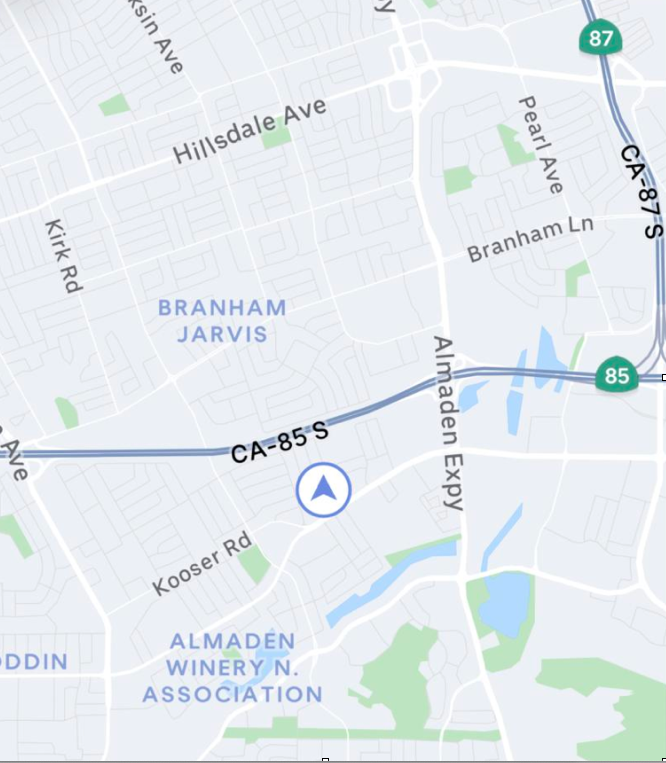
#> input picture 60347865-rotated-boundingbox-color-threshold/1.png, 666 x 763 px
$ python rotated_boundingbox_color_threshold.py
#> lines starting #> are read from the running program, lines starting #| are printed output that depends on the picture; after the words box and inside, x2 and y2 are one past the last pixel; in counts of white or black regions, pixels touching at a corner belong together
import cv2
import numpy as np

# Load image, convert to HSV, color threshold to get mask
image = cv2.imread('1.png')
#> image is the input picture: shape (763, 666, 3); mean B, G, R 239.3, 234.8, 228.3
original = image.copy()
blank = np.zeros(image.shape[:2], dtype=np.uint8)
hsv = cv2.cvtColor(image, cv2.COLOR_BGR2HSV)
#> hsv: shape (763, 666, 3); mean H, S, V 104.4, 13.9, 241
lower = np.array([0, 0, 0])
upper = np.array([179, 255, 165])
mask = cv2.inRange(hsv, lower, upper)
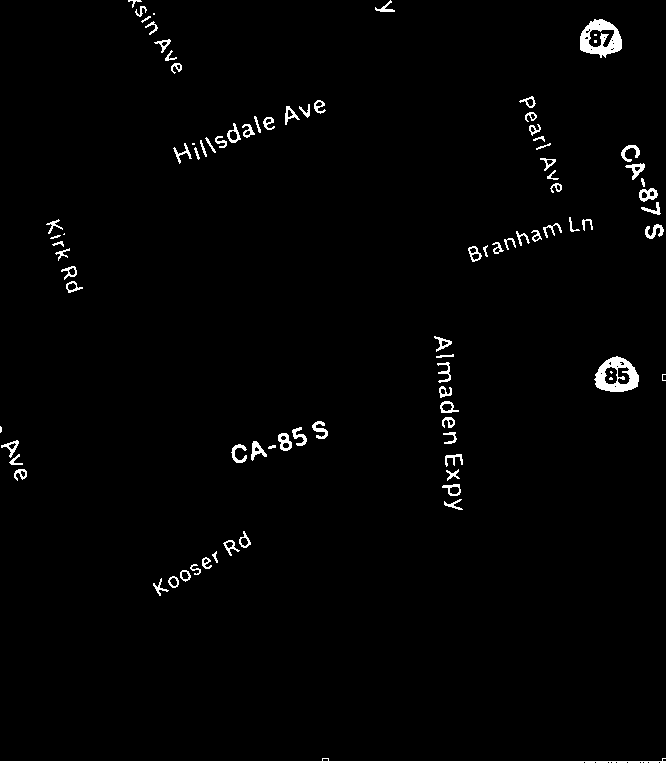
#> mask: shape (763, 666); 1.7% white; 89 white regions (9 under 20 px), largest, box (x1, y1, x2, y2) and area: (0, 758, 666, 763) 1339, (580, 19, 622, 58) 902, (594, 356, 639, 392) 885

# Merge text into a single contour
kernel = cv2.getStructuringElement(cv2.MORPH_RECT, (5,5))
close = cv2.morphologyEx(mask, cv2.MORPH_CLOSE, kernel, iterations=3)
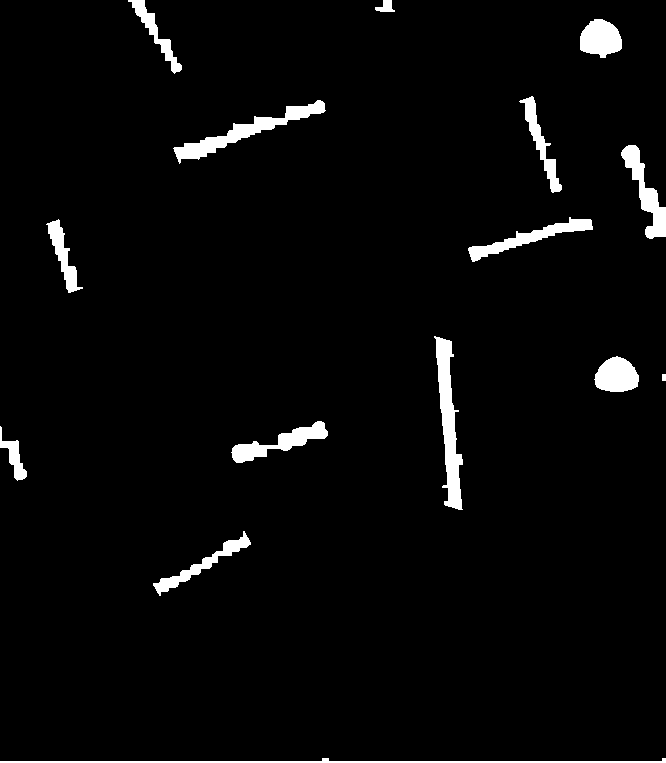
#> close: shape (763, 666); 3.3% white; 15 white regions

# Find contours
cnts = cv2.findContours(close, cv2.RETR_EXTERNAL, cv2.CHAIN_APPROX_SIMPLE)
#> cnts = 15 contours, 1 with area under 20; largest, box (x1, y1, x2, y2) and area: (434, 336, 463, 510) 2114, (173, 100, 326, 164) 1840, (621, 145, 666, 239) 1326, (231, 421, 328, 463) 1275, (468, 217, 593, 262) 1242
cnts = cnts[0] if len(cnts) == 2 else cnts[1]
for c in cnts:
    # Filter using contour area and aspect ratio
    x,y,w,h = cv2.boundingRect(c)
    area = cv2.contourArea(c)
    ar = w / float(h)
    if (ar > 1.4 and ar < 4) or ar < .85 and area > 100:
        # Find rotated bounding box
        rect = cv2.minAreaRect(c)
        box = cv2.boxPoints(rect)
        box = np.int0(box)
        cv2.drawContours(image,[box],0,(36,255,12),2)
        cv2.drawContours(blank,[box],0,(255,255,255),-1)
#> this loop made 15 passes
#> (x, y, w, h, area, ar, rect, box) on passes 2, 3, 4, 7, 8: (153, 531, 98, 65, 954, 1.51, ((201.7, 563.5), (105.8, 15.37), -29.82), [[159, 596], [151, 583], [243, 530], [251, 543]]), (0, 426, 27, 55, 444.5, 0.491, ((11.25, 452.4), (18.94, 56.88), -14.93), [[9, 482], [-5, 427], [13, 422], [27, 477]]), (231, 421, 97, 42, 1275, 2.31, ((279, 442.2), (98.48, 19.46), -16.23), [[234, 465], [228, 446], [323, 419], [328, 437]]), (434, 336, 29, 174, 2113.5, 0.167, ((449.3, 422.4), (21.46, 174.2), -3.05), [[443, 510], [433, 336], [455, 334], [464, 508]]), (46, 219, 37, 74, 783, 0.5, ((63.4, 255.7), (15.5, 73.05), -18.43), [[67, 292], [44, 223], [59, 218], [82, 287]])
#> (x, y, w, h, area, ar) on passes 1, 6, 13: (0, 758, 666, 5, 693.5, 133.2), (594, 356, 45, 36, 1150.5, 1.25), (580, 19, 42, 39, 1153.5, 1.08)
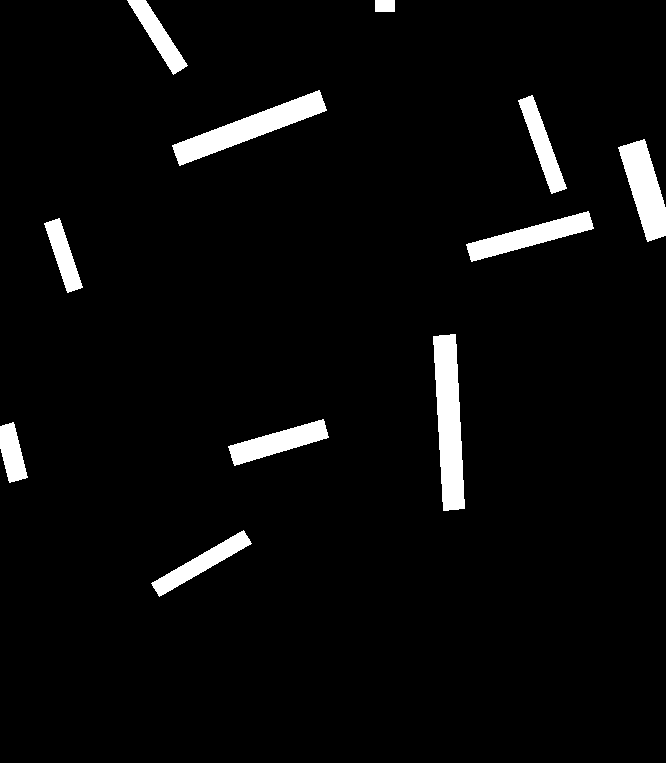
#> blank: shape (763, 666); 4.3% white; 11 white regions, largest, box (x1, y1, x2, y2) and area: (433, 334, 465, 511) 3955, (172, 90, 327, 166) 3493, (618, 139, 666, 242) 2667
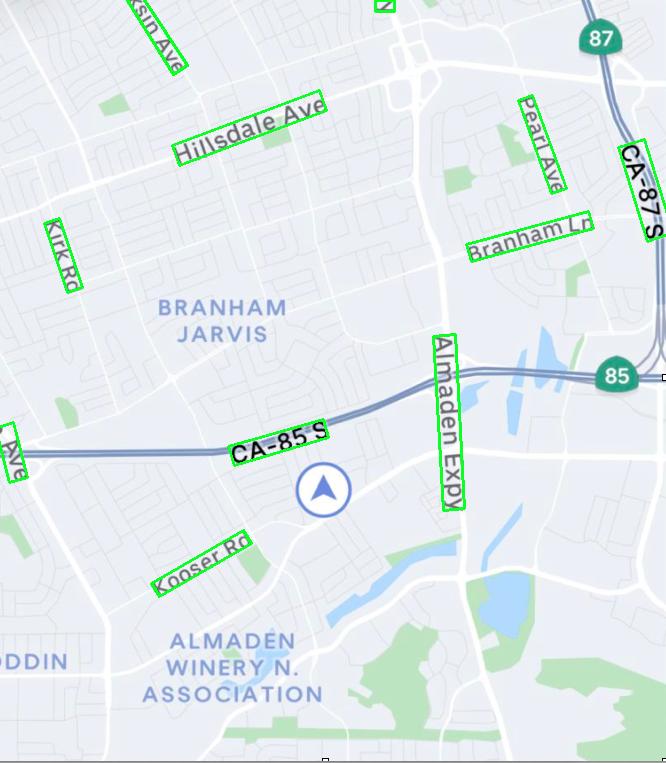
#> image: shape (763, 666, 3); 1.4% of pixels changed, all inside (x1, y1, x2, y2) = (0, 0, 666, 598)

# Bitwise operations to isolate text
extract = cv2.bitwise_and(mask, blank)
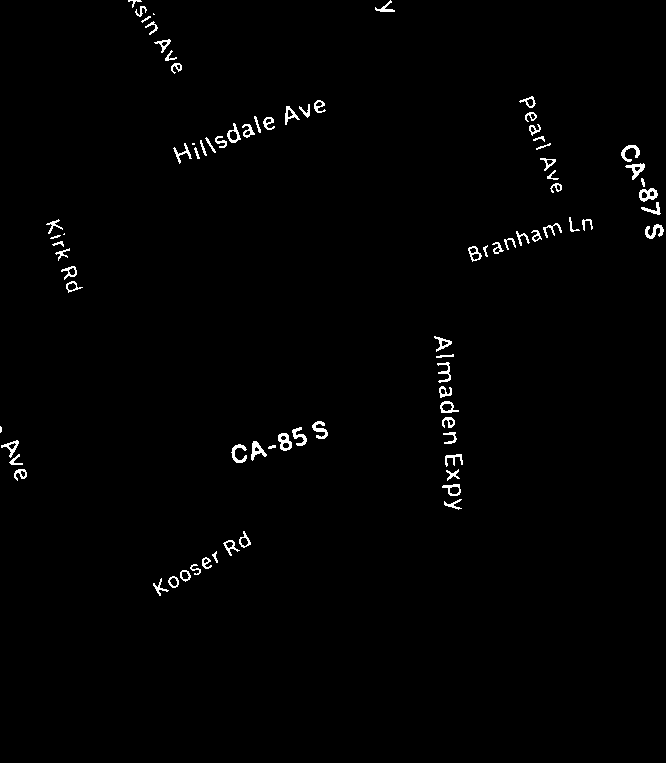
#> extract: shape (763, 666); 1.1% white in thin lines or dots, all inside (x1, y1, x2, y2) = (0, 0, 664, 596)
extract = cv2.bitwise_and(original, original, mask=extract)
#> extract: shape (763, 666, 3)
extract[extract==0] = 255
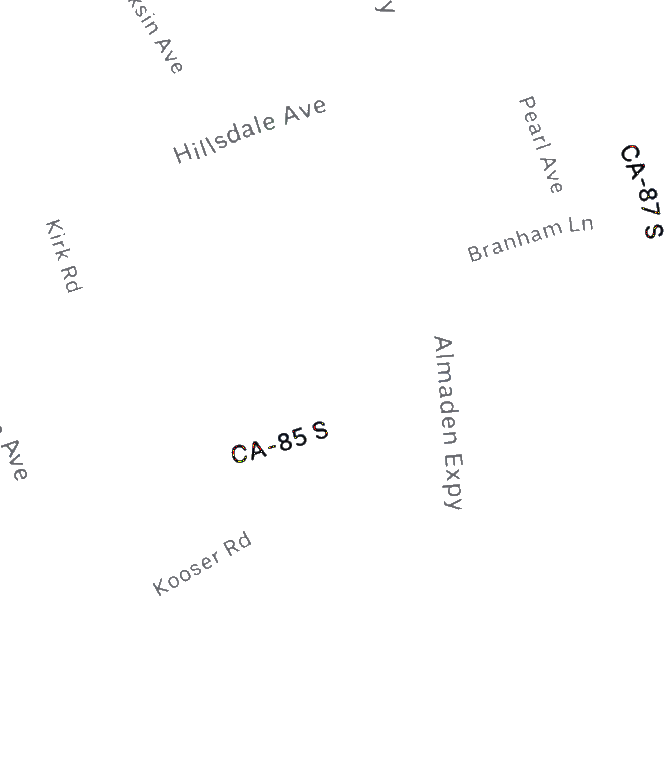
#> extract: shape (763, 666, 3); mean B, G, R 253.4, 253.4, 253.4

cv2.imshow('mask', mask)
cv2.imshow('image', image)
cv2.imshow('close', close)
cv2.imshow('extract', extract)
cv2.waitKey()
